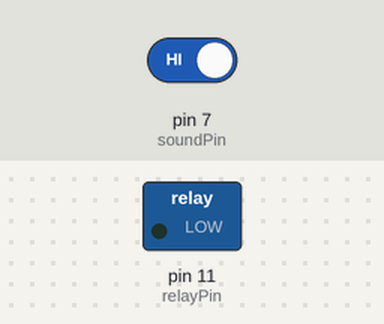
A sketch run on a simulated Arduino Uno, built with avr-gcc and run on an emulated ATmega328P. Parts: switched loads named in the sketch (green lamp = pin HIGH). Inputs (shaded band) come from the test bench; at power-on: pin 7 (soundPin) HIGH.

Above: at 1.2 s.
1.3 s: pin 7 (soundPin) driven LOW
At 1.8 s:
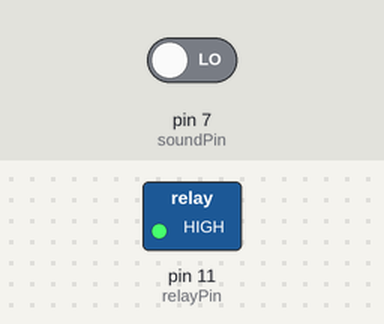
Timing chart, 0 to 4.3 s (numbered marks = the images above; inputs shaded):
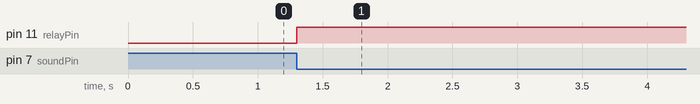

The sketch:

Arduino_Sound_Sensor_Relay.ino
```cpp
const int relayPin = 11;
const int soundPin = 7;

int soundVal = 0;
int relayToggle = LOW;
int previousState = HIGH;

void setup ()
{
  pinMode (relayPin, OUTPUT);
  pinMode (soundPin, INPUT);
}

void loop ()
{
  soundVal = digitalRead(soundPin);
  if (soundVal == LOW && previousState==HIGH)
  {
    relayToggle=!relayToggle;
    digitalWrite (relayPin, relayToggle);
  }
  previousState=soundVal;
}
```

Measured:
- after the input at 1.3 s, pin 11 (relayPin): LOW → HIGH at once
